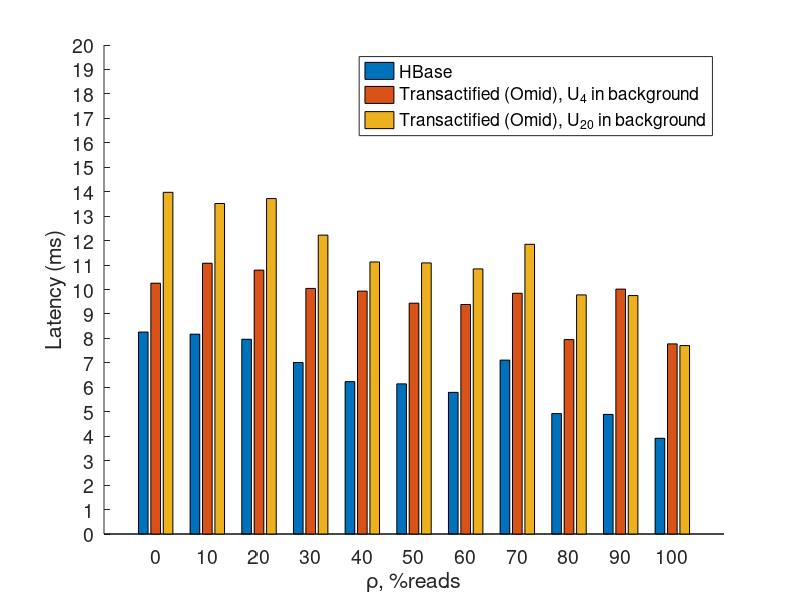

Here is the MATLAB script that generated this plot:
omid = load('omid_native_latency_u19_10n.txt');

set(gca, 'xtick', [0:10:110]);
axis([-1 11 0 20]);
hold;

xlabel('\rho, %reads');
h = get(gca, 'xlabel');
set(h, 'FontSize', 22);

ylabel('Latency (ms)');
h = get(gca, 'ylabel');
set(h, 'FontSize', 22);

%set(gca, 'XTick', 0:10:100);
%set(gca, 'XTickLabel', '0|10|20|30|40|50|60|70|80|90|100');

set(gca, 'XTickLabel',{'0','10','20','30','40','50','60','70','80','90','100'}, 'XTick',0:1:10);
set(gca, 'YTickLabel',{'0','1','2','3','4','5','6','7','8','9','10','11','12','13','14','15','16','17','18','19','20'}, 'YTick',0:1:20);

%title('Latency of operations, \nu = 0.1');
h = get(gca, 'title');
set(h, 'FontSize', 24);

%plot(omid(:,1), omid(:,2)/1000, '*--', 'LineWidth', 2, 'MarkerSize', 10);
%plot(omid(:,1), omid(:,4)/1000, '^--', 'LineWidth', 2, 'MarkerSize', 10);
handleBar = bar(0:1:10,omid/1000);

red = [1, 0, 0];
green = [0, 1, 0];
blue = [0, 0, 1];

colors = [red; green; blue];
colormap(colors);

legend('HBase', 'Transactified (Omid), U_4 in background', 'Transactified (Omid), U_{20} in background');
set(gca, 'FontSize', 14);

print -depsc omid_native_latency_u19_10n.eps
